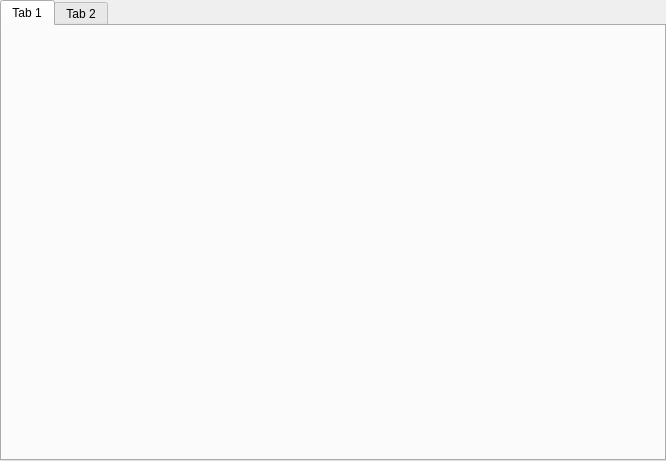
<?xml version="1.0" encoding="UTF-8"?>
<ui version="4.0">
 <class>ss</class>
 <widget class="QTabWidget" name="ss">
  <property name="geometry">
   <rect>
    <x>0</x>
    <y>0</y>
    <width>666</width>
    <height>461</height>
   </rect>
  </property>
  <property name="windowTitle">
   <string>TabWidget</string>
  </property>
  <widget class="QWidget" name="tab">
   <attribute name="title">
    <string>Tab 1</string>
   </attribute>
  </widget>
  <widget class="QWidget" name="tab">
   <attribute name="title">
    <string>Tab 2</string>
   </attribute>
  </widget>
 </widget>
 <resources/>
 <connections/>
</ui>
